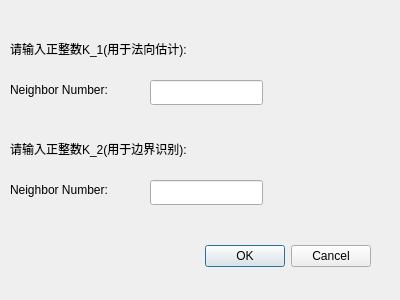
<?xml version="1.0" encoding="UTF-8"?>
<ui version="4.0">
 <class>BoundaryDialog</class>
 <widget class="QDialog" name="BoundaryDialog">
  <property name="geometry">
   <rect>
    <x>0</x>
    <y>0</y>
    <width>400</width>
    <height>300</height>
   </rect>
  </property>
  <property name="windowTitle">
   <string>Dialog</string>
  </property>
  <widget class="QDialogButtonBox" name="buttonBox">
   <property name="geometry">
    <rect>
     <x>30</x>
     <y>240</y>
     <width>341</width>
     <height>32</height>
    </rect>
   </property>
   <property name="orientation">
    <enum>Qt::Horizontal</enum>
   </property>
   <property name="standardButtons">
    <set>QDialogButtonBox::Cancel|QDialogButtonBox::Ok</set>
   </property>
  </widget>
  <widget class="QLineEdit" name="lineEdit">
   <property name="geometry">
    <rect>
     <x>150</x>
     <y>80</y>
     <width>113</width>
     <height>25</height>
    </rect>
   </property>
  </widget>
  <widget class="QLabel" name="label">
   <property name="geometry">
    <rect>
     <x>10</x>
     <y>40</y>
     <width>231</width>
     <height>17</height>
    </rect>
   </property>
   <property name="text">
    <string>请输入正整数K_1(用于法向估计):</string>
   </property>
  </widget>
  <widget class="QLabel" name="label_2">
   <property name="geometry">
    <rect>
     <x>10</x>
     <y>80</y>
     <width>131</width>
     <height>20</height>
    </rect>
   </property>
   <property name="text">
    <string>Neighbor Number:</string>
   </property>
  </widget>
  <widget class="QLineEdit" name="lineEdit_2">
   <property name="geometry">
    <rect>
     <x>150</x>
     <y>180</y>
     <width>113</width>
     <height>25</height>
    </rect>
   </property>
  </widget>
  <widget class="QLabel" name="label_3">
   <property name="geometry">
    <rect>
     <x>10</x>
     <y>140</y>
     <width>231</width>
     <height>17</height>
    </rect>
   </property>
   <property name="text">
    <string>请输入正整数K_2(用于边界识别):</string>
   </property>
  </widget>
  <widget class="QLabel" name="label_4">
   <property name="geometry">
    <rect>
     <x>10</x>
     <y>180</y>
     <width>141</width>
     <height>20</height>
    </rect>
   </property>
   <property name="text">
    <string>Neighbor Number:</string>
   </property>
  </widget>
 </widget>
 <resources/>
 <connections>
  <connection>
   <sender>buttonBox</sender>
   <signal>accepted()</signal>
   <receiver>BoundaryDialog</receiver>
   <slot>accept()</slot>
   <hints>
    <hint type="sourcelabel">
     <x>248</x>
     <y>254</y>
    </hint>
    <hint type="destinationlabel">
     <x>157</x>
     <y>274</y>
    </hint>
   </hints>
  </connection>
  <connection>
   <sender>buttonBox</sender>
   <signal>rejected()</signal>
   <receiver>BoundaryDialog</receiver>
   <slot>reject()</slot>
   <hints>
    <hint type="sourcelabel">
     <x>316</x>
     <y>260</y>
    </hint>
    <hint type="destinationlabel">
     <x>286</x>
     <y>274</y>
    </hint>
   </hints>
  </connection>
 </connections>
</ui>
